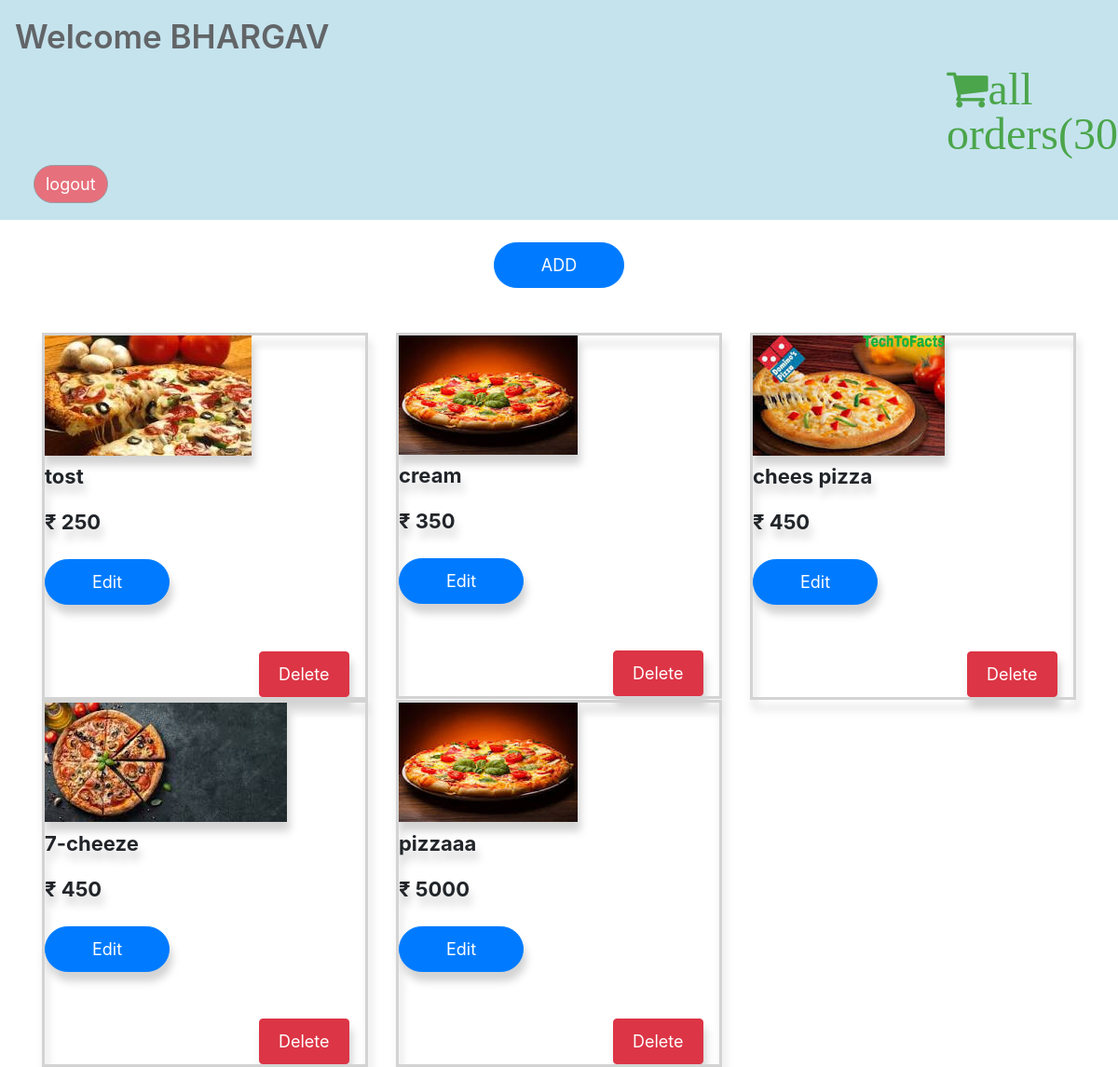
/adminhome/ (signed in), run on the app's committed database.
### pizza_app/models.py (models this page shows, shortened)
class Customer(models.Model):
    id=models.AutoField(primary_key=True)
    username=models.CharField(max_length=100)
    email = models.EmailField(unique=True,max_length=50)
    password = models.CharField(max_length=20)
    role = models.CharField(max_length=20)
    first_name=models.CharField(max_length=100)
    last_name=models.CharField(max_length=200)
    mobile_no=models.CharField(max_length=10)

class Menu(models.Model):
    pizza_name=models.CharField(max_length=200)
    pizza_price=models.CharField(max_length=200)
    pizza_image=models.FileField()

### pizza_app/views.py (the view)
# urls.py: path('adminhome/', views.adminhome, name='adminhome'),
def adminhome(request):
    if 'username' in  request.session:
        cid = Customer.objects.get(username = request.session['username'])
        mid_all=Menu.objects.all()
        all_ord=Order.objects.all()
        y=len(all_ord)
        return render (request,"adminhome.html",{'mid_all':mid_all,'cid':cid,'y':y})
    else :
        return redirect('login')

### pizza_app/templates/adminhome.html (shortened to what this page needs)
{% load static %}
<html>
<head>
	<link rel="stylesheet" href="https://stackpath.bootstrapcdn.com/bootstrap/4.5.0/css/bootstrap.min.css"
>
	<link rel="stylesheet" href="{% static 'css/adminhome.css' %}">
	<link rel="stylesheet" href="https://cdnjs.cloudflare.com/ajax/libs/font-awesome/4.7.0/css/font-awesome.min.css">
</head>
<body>
	<nav class="navbar">
		<a class="navbar-brand">Welcome {{cid.username}}</a>
		<a href="{% url 'adminshoworder' %}" class="fa fa-shopping-cart" style="font-size:48px;color:green;margin-left:1000px">all orders({{y}})</a>
		<a class="btn btn-secondary" href="{% url 'logout' %}">logout</a>
	</nav>
	<center><button class="btn btn-primary" href="{% url 'add_pizza' %}" onclick="show('popup')">ADD</button></center>
	<div class="container" style="margin-top: 4%;">
		<div class="row g-0">
			{% for i in mid_all %}
			<div class="col-md-4">
				<div class="img-h">
					<div class="images">
						<a href="4.jpg" class="galelry-lightbox">
							<img src="{% static 'images/' %}{{i.pizza_image}}" alt="" class="img-fluid">
						</a>
						<p>{{i.pizza_name}}</p>
						<p>₹ {{i.pizza_price}}</p>
						<div>
							<a href="{% url 'edit_pizza' pk=i.id  %} " ><button id = "edit"type="button" class="btn btn-primary">Edit</button></a>
						</div>
						<div>
							<a href="{% url 'delete' pk=i.id %}"><button id="delete" type="button" style="margin-top:50px;" class="btn btn-danger">Delete</button></a>
						</div>
					</div>
				</div>
			</div>
			{% endfor %}
		</div>
	</div>
</body>
</html>

### pizza_app/static/css/adminhome.css (style rules this page uses)
.navbar-brand { font-size: 35px; font-weight: 600; }
.navbar { background-color: lightblue; opacity: 0.7; }
.btn-primary { margin-top: 2%; font-size: 18px; padding: 10px 50px; border-radius: 50px; }
.images { border: 3px solid lightgray; filter: drop-shadow(3px 10px 4px lightgray); }
.images img { transition: all ease-in-out 0.4s; }
.images p { margin-top: 2%; font-size: 22px; font-weight: bold; }
.btn-secondary { background-color: #DC3545; font-size: large; border-radius: 50px; margin: 10px 20px; }
.btn-danger { padding: 10px 20px; text-align: center; font-size: 18px; margin-left: 230px; margin-top: -80px; }
::placeholder { color: black; font-size: 40px; font-weight: bold; }

### data on the page
Customer: username "BHARGAV"
Menu: pizza_image (picture), pizza_name "tost", pizza_price "250"
Menu: pizza_image (picture), pizza_name "cream", pizza_price "350"
Menu: pizza_image (picture), pizza_name "chees pizza", pizza_price "450"
Menu: pizza_image (picture), pizza_name "7-cheeze", pizza_price "450"
Menu: pizza_image (picture), pizza_name "pizzaaa", pizza_price "5000"

### other printed values
{{ y }} "30"
